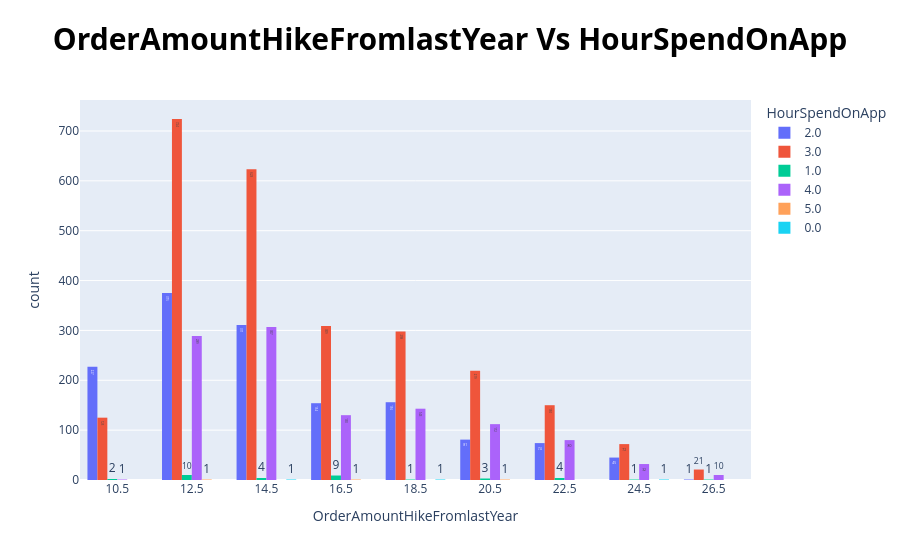

The notebook cell this image was saved under:
### Code cell
algorithm.bar_pixel_plot(data_frame , 'OrderAmountHikeFromlastYear' , 'HourSpendOnApp')

### Figure 1 — Plotly figure (JSON) as saved in the notebook; plotly's stock layout.template omitted (floating-point values rounded to 4 significant figures)
{"data": [{"alignmentgroup": "True", "bingroup": "x", "histfunc": "sum", "hovertemplate": "HourSpendOnApp=2.0<br>OrderAmountHikeFromlastYear=%{x}<br>sum of count=%{y}<extra></extra>", "legendgroup": "2.0", "marker": {"color": "#636efa", "pattern": {"shape": ""}}, "name": "2.0", "offsetgroup": "2.0", "orientation": "v", "showlegend": true, "texttemplate": "%{value}", "type": "histogram", "x": [11.0, 12.0, 13.0, 14.0, 15.0, 16.0, 17.0, 18.0, 19.0, 20.0, 21.0, 22.0, 23.0, 24.0, 25.0, 26.0], "xaxis": "x", "y": [227, 182, 193, 205, 106, 70, 84, 80, 76, 38, 43, 52, 22, 24, 21, 1], "yaxis": "y"}, {"alignmentgroup": "True", "bingroup": "x", "histfunc": "sum", "hovertemplate": "HourSpendOnApp=3.0<br>OrderAmountHikeFromlastYear=%{x}<br>sum of count=%{y}<extra></extra>", "legendgroup": "3.0", "marker": {"color": "#EF553B", "pattern": {"shape": ""}}, "name": "3.0", "offsetgroup": "3.0", "orientation": "v", "showlegend": true, "texttemplate": "%{value}", "type": "histogram", "x": [11.0, 12.0, 13.0, 14.0, 15.0, 16.0, 17.0, 18.0, 19.0, 20.0, 21.0, 22.0, 23.0, 24.0, 25.0, 26.0], "xaxis": "x", "y": [125, 383, 341, 355, 268, 181, 128, 175, 123, 128, 91, 67, 83, 32, 40, 21], "yaxis": "y"}, {"alignmentgroup": "True", "bingroup": "x", "histfunc": "sum", "hovertemplate": "HourSpendOnApp=1.0<br>OrderAmountHikeFromlastYear=%{x}<br>sum of count=%{y}<extra></extra>", "legendgroup": "1.0", "marker": {"color": "#00cc96", "pattern": {"shape": ""}}, "name": "1.0", "offsetgroup": "1.0", "orientation": "v", "showlegend": true, "texttemplate": "%{value}", "type": "histogram", "x": [11.0, 12.0, 13.0, 14.0, 15.0, 16.0, 17.0, 19.0, 20.0, 22.0, 23.0, 25.0, 26.0], "xaxis": "x", "y": [2, 5, 5, 2, 2, 3, 6, 1, 3, 2, 2, 1, 1], "yaxis": "y"}, {"alignmentgroup": "True", "bingroup": "x", "histfunc": "sum", "hovertemplate": "HourSpendOnApp=4.0<br>OrderAmountHikeFromlastYear=%{x}<br>sum of count=%{y}<extra></extra>", "legendgroup": "4.0", "marker": {"color": "#ab63fa", "pattern": {"shape": ""}}, "name": "4.0", "offsetgroup": "4.0", "orientation": "v", "showlegend": true, "texttemplate": "%{value}", "type": "histogram", "x": [11.0, 12.0, 13.0, 14.0, 15.0, 16.0, 17.0, 18.0, 19.0, 20.0, 21.0, 22.0, 23.0, 24.0, 25.0, 26.0], "xaxis": "x", "y": [1, 129, 160, 161, 146, 65, 65, 52, 91, 57, 55, 45, 35, 22, 10, 10], "yaxis": "y"}, {"alignmentgroup": "True", "bingroup": "x", "histfunc": "sum", "hovertemplate": "HourSpendOnApp=5.0<br>OrderAmountHikeFromlastYear=%{x}<br>sum of count=%{y}<extra></extra>", "legendgroup": "5.0", "marker": {"color": "#FFA15A", "pattern": {"shape": ""}}, "name": "5.0", "offsetgroup": "5.0", "orientation": "v", "showlegend": true, "texttemplate": "%{value}", "type": "histogram", "x": [12.0, 17.0, 20.0], "xaxis": "x", "y": [1, 1, 1], "yaxis": "y"}, {"alignmentgroup": "True", "bingroup": "x", "histfunc": "sum", "hovertemplate": "HourSpendOnApp=0.0<br>OrderAmountHikeFromlastYear=%{x}<br>sum of count=%{y}<extra></extra>", "legendgroup": "0.0", "marker": {"color": "#19d3f3", "pattern": {"shape": ""}}, "name": "0.0", "offsetgroup": "0.0", "orientation": "v", "showlegend": true, "texttemplate": "%{value}", "type": "histogram", "x": [15.0, 18.0, 25.0], "xaxis": "x", "y": [1, 1, 1], "yaxis": "y"}], "layout": {"barmode": "group", "legend": {"title": {"text": "HourSpendOnApp"}, "tracegroupgap": 0}, "title": {"font": {"color": "black", "size": 30}, "text": "<b>OrderAmountHikeFromlastYear Vs HourSpendOnApp", "x": 0.5}, "xaxis": {"anchor": "y", "domain": [0, 1], "title": {"text": "OrderAmountHikeFromlastYear"}}, "yaxis": {"anchor": "x", "domain": [0, 1], "title": {"text": "count"}}}}
